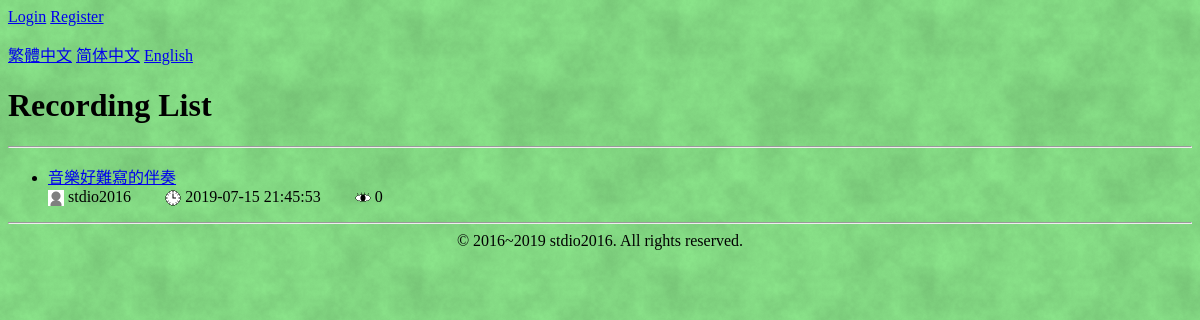
The page / on the database its author committed.
### tables this page shows
CREATE TABLE `sounds` (
  `id` int(11) NOT NULL AUTO_INCREMENT,
  `name` varchar(255) NOT NULL,
  `date` datetime NOT NULL,
  `file` varchar(80) NOT NULL,
  `description` text NOT NULL,
  `user` varchar(20) NOT NULL,
  `views` int(11) NOT NULL,
  PRIMARY KEY (`id`)
);

### lang/en.php (called while the page is built)
<?php
$trans = array();
$trans['record list'] = 'Recording List';
$trans['constructing...'] = 'This website is being constructed... You can see this page later.';
$trans['time:'] = 'Time: ';
$trans['you are not logged in'] = 'You are not logged in';
$trans['username:'] = 'Username: ';
$trans['password:'] = 'Password: ';
$trans['password again:'] = 'Confirm password: ';
$trans['login'] = 'Login';
$trans['welcome,'] = 'Welcome, ';
$trans['logout'] = 'Logout';
$trans['username restriction'] = 'Username can only contain letters and digits, and cannot be longer than 20 characters';
$trans['comment cannot be empty'] = 'Comment cannot be blank';
$trans['comment'] = 'Comments';
$trans['you must login to make comment'] = 'You must be logged in to comment';
$trans['ok'] = 'OK';
$trans['copyright'] = '&copy; 2016~2019 stdio2016. All rights reserved.';
$trans['recording not found'] = 'Recording not found';
$trans['recording not found reason'] = 'Maybe I deleted the recording file, sorry.';
$trans['page not found'] = 'Page not found';
$trans['this is not the place you should come'] = "This is not the place you should come.";
$trans['you can '] = 'You can ';
$trans['go to homepage'] = 'go to homepage';
$trans['you are using old and unsupported ie'] = "This website doesn't support IE. Please use Chrome or Firefox.";
$trans['upload sound'] = 'Upload sound';
$trans['you must login to upload sound'] = 'You must be logged in to upload sound';
$trans['name:'] = 'Name: ';
$trans['file:'] = 'File: ';
$trans['description:'] = 'Description: ';
$trans['upload success'] = 'Upload success';
$trans['upload failed'] = 'Upload failed!';
$trans['upload too big'] = 'Upload file too big';
$trans['delete'] = 'Delete';
$trans['delete success'] = 'Delete success';
$trans['not audio file'] = 'This is not an audio file';
$trans['audio restriction'] = 'Audio file must be smaller than 2MB and can only be MP3, OGG, WAV';
$trans['enter your comment'] = 'Enter your comment...';
$trans['edit'] = 'Edit';
$trans['edit sound'] = 'Edit sound';
$trans['you must login to edit description'] = 'You must be logged in to edit description';
$trans['edit success'] = 'Edit success';
$trans['register'] = 'Register';
$trans['no account? please'] = "Don't have an account? Please ";
$trans['user or pass error'] = 'Username or password is wrong. Please try again';
$trans['user registered'] = 'Username has already been taken';
$trans['password differs'] = "Password confirmation doesn't match the password";
$trans['password restriction'] = 'Password can only contain letters and digits, and cannot be longer than 20 characters';

### index.php (the view, shortened to what this page needs)
<?php
require_once 'b.php';
$sql = "SELECT id, name, `date`, user, views FROM sounds";
$query = $db->prepare($sql);
$query->execute();
$names = $query->fetchAll();
$title = $trans['record list'];
?>
<?php include 'header.php'; ?>
<h1><?=$title?></h1>
<hr>
<?php if (!$names) { ?>
<p><?=$trans['constructing...']?></p>
<?php } else { ?>
<ul>
<?php foreach ($names as $f) { ?>
  <li>
    <a href='play.php?id=<?=$f['id']?>' class='need-width user-text'><span><?= htmlspecialchars($f['name']) ?></span></a>
    <div class="author">
      <img class="myicon" src="<?=BASE_PATH?>/image/user.png">
      <span class="username"><?= $f['user'] ?></span>
      <img class="myicon" src="<?=BASE_PATH?>/image/time.png">
      <span class="time"><?= $f['date'] ?></span>
      <img class="myicon" src="<?=BASE_PATH?>/image/eye.png">
      <span class="views"><?= $f['views'] ?></span>
    </div>
  </li>
<?php } ?>
</ul>
<?php } ?>
<hr>
<?php require 'footer.php';

### css/main.css (style rules this page uses)
html { background-color: rgb(144, 255, 144); background-image: url("../image/background.png") }
.user-text, .comment-text { white-space: pre-wrap; overflow-wrap: break-word; word-break: break-word; }
.myicon { height: 16px; width: 16px; vertical-align: middle; }
.need-width { display: inline-block; min-width: 50px; }

### rows shown on the page
sounds: name "音樂好難寫的伴奏", user "stdio2016", date "2019-07-15 21:45:53", views "0"

### other values the page prints
$trans['login'] "Login"
$trans['register'] "Register"
$title "Recording List"
$trans['copyright'] "© 2016~2019 stdio2016. All rights reserved."
